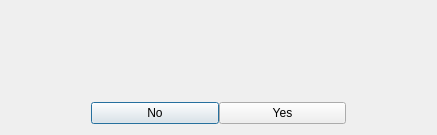
<?xml version="1.0" encoding="UTF-8"?>
<ui version="4.0">
 <class>FileExistsDialog</class>
 <widget class="QDialog" name="FileExistsDialog">
  <property name="geometry">
   <rect>
    <x>0</x>
    <y>0</y>
    <width>437</width>
    <height>135</height>
   </rect>
  </property>
  <property name="windowTitle">
   <string>File Already Exists</string>
  </property>
  <layout class="QGridLayout" name="gridLayout_2">
   <item row="0" column="0">
    <layout class="QGridLayout" name="gridLayout">
     <property name="verticalSpacing">
      <number>31</number>
     </property>
     <item row="0" column="0">
      <widget class="QLabel" name="FileExistsLabel">
       <property name="sizePolicy">
        <sizepolicy hsizetype="Preferred" vsizetype="Minimum">
         <horstretch>0</horstretch>
         <verstretch>0</verstretch>
        </sizepolicy>
       </property>
       <property name="text">
        <string/>
       </property>
       <property name="alignment">
        <set>Qt::AlignCenter</set>
       </property>
      </widget>
     </item>
     <item row="1" column="0">
      <layout class="QHBoxLayout" name="horizontalLayout">
       <property name="leftMargin">
        <number>80</number>
       </property>
       <property name="rightMargin">
        <number>80</number>
       </property>
       <item>
        <widget class="QPushButton" name="NoButton">
         <property name="text">
          <string>No</string>
         </property>
        </widget>
       </item>
       <item>
        <widget class="QPushButton" name="YesButton">
         <property name="text">
          <string>Yes</string>
         </property>
        </widget>
       </item>
      </layout>
     </item>
    </layout>
   </item>
  </layout>
 </widget>
 <resources/>
 <connections/>
</ui>
